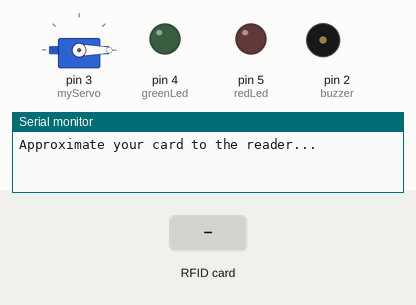
Recording of a sketch running on a simulated Arduino Uno, built with avr-gcc and run on an emulated ATmega328P. Parts: servo, output pins drawn as LEDs (lit = HIGH), buzzer (waves = sounding, pin HIGH), the last lines printed to the serial monitor. Inputs (shaded band) come from the test bench. Pins used as bus, display or sensor lines are not drawn.

Above: at 1.2 s.
1.3 s: RFID card E2 6A 86 19 held to the reader
At 2.5 s:
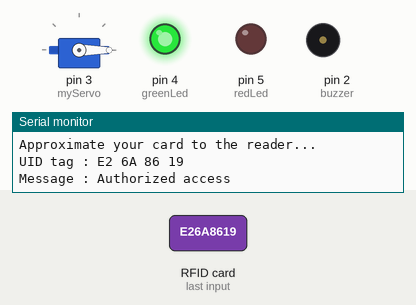
At 4.8 s:
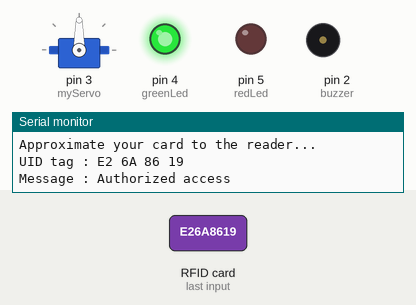
Timing chart, 0 to 10.8 s (numbered marks = the images above; inputs shaded):
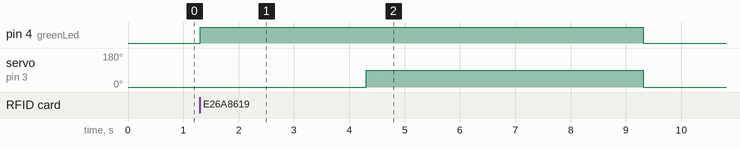

The sketch:

RFID-security-system.ino
```cpp
#include <SPI.h>
#include <MFRC522.h>
#include <Servo.h>
Servo myServo;

#define SS_PIN 10
#define RST_PIN 9
int redLed = 5;
int greenLed = 4;
int buzzer = 2;

MFRC522 mfrc522(SS_PIN, RST_PIN);
void setup()
{
  pinMode(redLed, OUTPUT);
  pinMode(greenLed, OUTPUT);
  pinMode(buzzer, OUTPUT);
  Serial.begin(9600);
  SPI.begin();
  mfrc522.PCD_Init();
  Serial.println("Approximate your card to the reader...");
  Serial.println();
  myServo.attach(3);
  myServo.write(0);


}
void loop()
{
  if ( ! mfrc522.PICC_IsNewCardPresent())
  {
    return;
  }
  if ( ! mfrc522.PICC_ReadCardSerial())
  {
    return;
  }
  Serial.print("UID tag :");
  String content= "";
  byte letter;
  for (byte i = 0; i < mfrc522.uid.size; i++)
  {
     Serial.print(mfrc522.uid.uidByte[i] < 0x10 ? " 0" : " ");
     Serial.print(mfrc522.uid.uidByte[i], HEX);
     content.concat(String(mfrc522.uid.uidByte[i] < 0x10 ? " 0" : " "));
     content.concat(String(mfrc522.uid.uidByte[i], HEX));
  }
  Serial.println();
  Serial.print("Message : ");
  content.toUpperCase();
  if (content.substring(1) == "E2 6A 86 19")
  {
    Serial.println("Authorized access");
    Serial.println();
    digitalWrite(greenLed, HIGH);
    digitalWrite(redLed, LOW);
    delay(3000);
    myServo.write(90);
    delay(5000);
    myServo.write(0);
    digitalWrite(greenLed, LOW);
  }

 else   {
    Serial.println(" Access denied");
    digitalWrite(redLed, HIGH);
    digitalWrite(buzzer, HIGH);
    digitalWrite(greenLed, LOW);
    delay(3000);
    digitalWrite(buzzer, LOW);
    digitalWrite(redLed, LOW);


  }
}
```

Measured:
- after the input at 1.3 s, pin 4 (greenLed): LOW → HIGH at once, → LOW 8.0 s later; servo on pin 3 (myServo): 0° → 90° after 3.0 s, → 0° 5.0 s later
